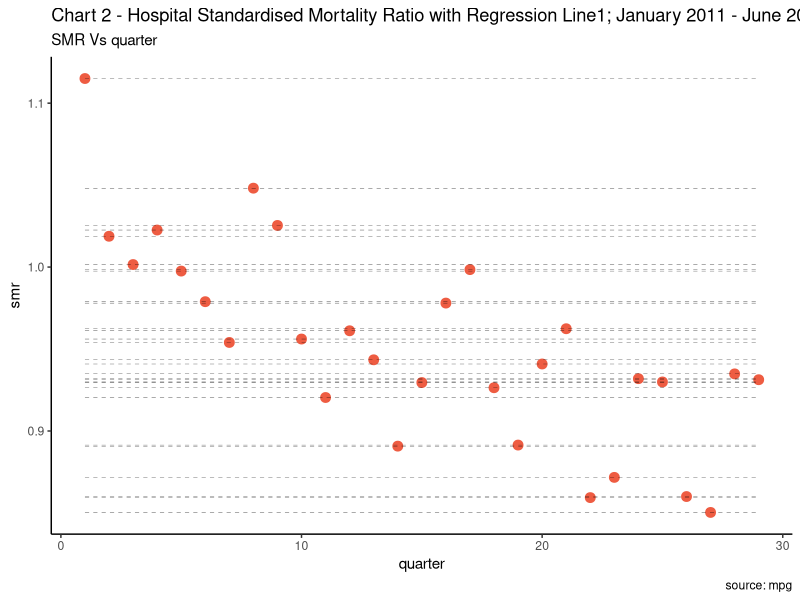
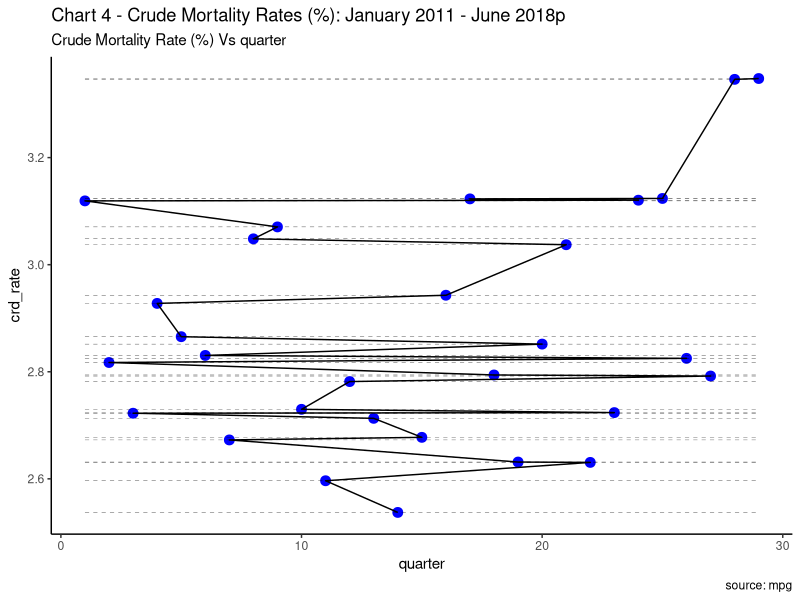

These charts were generated, in order, by the following R code:
############################################################
## Codename - tableA1a_wrangling                            ##
## Data Release - 
## Original Authors - Marios Alexandropoulos              ##
## Orginal Date - November 2018                           ##
## Latest Update Author -   Marios Alexandropoulos        ##
## Latest Update Date -   21/11/18                        ##
## Updates to script (if any):
##                                                        ##
## Type - Extract/model                                   ##
## Written/run on - R Studio Server                       ##
## Type - Preparation                                     ##
## Written/run on - R Studio Server                       ##
## R version - 3.2.3 (2015-12-10)                         ##
## Versions of packages -                                 ##
## tidyverse_1.1.1                                        ##
##                                                        ##
## Description -  Template for producing Table A1a: 
## Quarterly Hospital Standardised Mortality Ratios                                 ## 
##                                                        ##
## Approximate run time:                                  ## 
############################################################



################################## 
##################################
### SECTION 1 - HOUSE KEEPING ----
##################################
##################################


library(magrittr)
library(dplyr)
library(ggplot2)
library(scales)

# Read in smr data
smr <- read.csv("smr_data.csv", stringsAsFactors = FALSE)
str(smr)
head(smr)

# select only scotland
smr <-
  smr %>% 
  filter(location_name == "Scotland")



# Create chart smr vs quarter
theme_set(theme_classic())

# Plot
ggplot(smr, aes(x=smr, y=quarter)) + 
  geom_point(col="tomato2", size=3) +   # Draw points
  geom_segment(aes(x=smr, 
                   xend=smr, 
                   y=min(quarter), 
                   yend=max(quarter)), 
               linetype="dashed", 
               size=0.1) +   # Draw dashed lines
  labs(title="Chart 2 - Hospital Standardised Mortality Ratio with Regression Line1; January 2011 - June 2018p", 
       subtitle="SMR Vs quarter", 
       caption="source: mpg") +
  coord_cartesian(ylim = c(0, 1.5)) + 
  coord_flip() 



# Create chart crd_rate vs quarter
theme_set(theme_classic())

# Plot
ggplot(smr, aes(x=crd_rate, y=quarter)) + 
  geom_point(col="blue", size=3) + # Draw points
  geom_line() +
  geom_segment(aes(x=crd_rate, 
                   xend=crd_rate, 
                   y=min(quarter), 
                   yend=max(quarter)), 
               linetype="dashed", 
               size=0.1) +   # Draw dashed lines
  labs(title="Chart 4 - Crude Mortality Rates (%): January 2011 - June 2018p", 
       subtitle="Crude Mortality Rate (%) Vs quarter", 
       caption="source: mpg") +
  coord_cartesian(ylim = c(0, 4)) + 
  coord_flip() 
